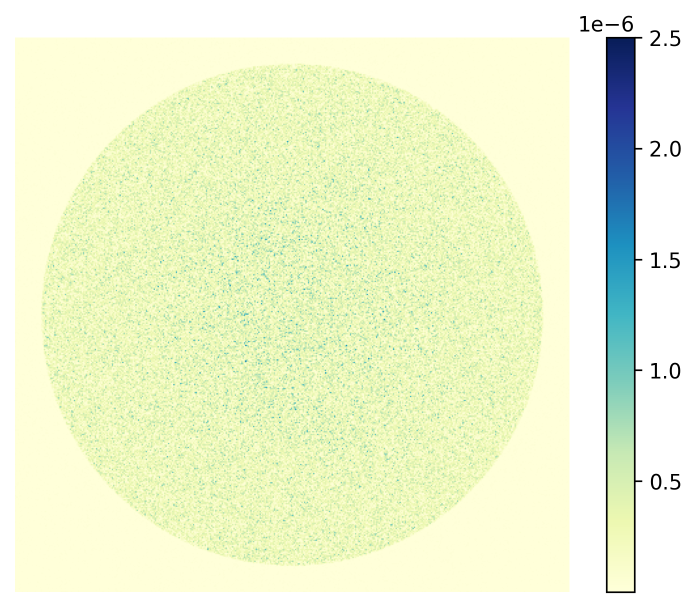
#> input picture FFT_CGH_thesis/SNR_Diff/Ch6/Diff n1_15 n2_25.png, 1394 x 1214 px, given in place of One circle_1024_GS_n1_30,n2_5_nl.png, which was not available (shown at 1/2 size)
$ python IFT_check_circle_CH6.py
#> lines starting #> are read from the running program, lines starting #| are printed output that depends on the picture; pictures that were not available may be replaced by others from this repository, and a replacement may not be noted
# -*- coding: utf-8 -*-
"""
Created on Sat Dec 14 17:55:01 2024

@author: gaosh
"""


import numpy as np
import matplotlib.pyplot as plt
from scipy.fft import fftshift,ifft2
import os

# Read the path of original image.
original_path2="C:/Users/Laboratorio/MakeHologram/FFT_CGH_thesis/SNR_Diff/Ch6/One circle_1024.png"
# Read the path of RGB CGHs.
file_path1 = "C:/Users/Laboratorio/MakeHologram/FFT_CGH_thesis/SNR_Diff/Ch6/One circle_1024_GS_n1_30,n2_5_nl.png"
file_path2 = "C:/Users/Laboratorio/MakeHologram/FFT_CGH_thesis/SNR_Diff/Ch6/One circle_1024_GS_n1_35,n2_5_nl.png"
# Automatically retrieve image names
holo1_name = os.path.basename(file_path1)
holo2_name = os.path.basename(file_path2)
# Read RGB CGHs and original image.
holo1 = plt.imread(file_path1)
#> holo1 is the input picture: shape (1214, 1394, 4) float32; mean R, G, B, A 0.933, 0.968, 0.821, 1
holo2 = plt.imread(file_path2)
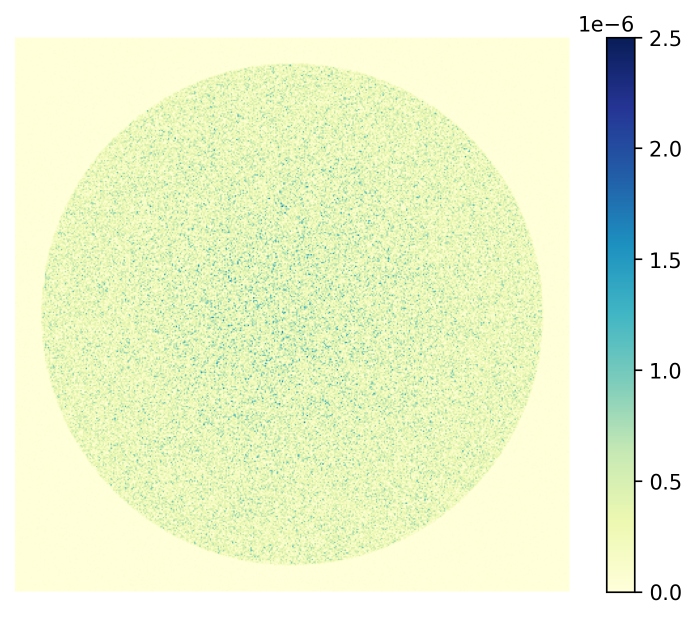
#> input picture FFT_CGH_thesis/SNR_Diff/Ch6/Diff n1_25 n2_15.png, 1394 x 1239 px, given in place of One circle_1024_GS_n1_35,n2_5_nl.png, which was not available (shown at 1/2 size)
#> holo2 is the input picture: shape (1239, 1394, 4) float32; mean R, G, B, A 0.924, 0.964, 0.821, 1
original2=plt.imread(original_path2)
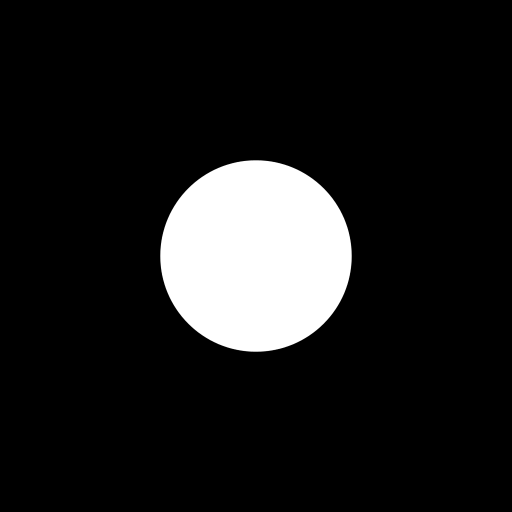
#> input picture FFT_CGH_thesis/SNR_Diff/Ch6/One circle_1024.png, 1024 x 1024 px, found by its file name (shown at 1/2 size)
#> original2 is the input picture: shape (1024, 1024, 4) float32; mean R, G, B, A 0.11, 0.11, 0.11, 1
original2_r=original2[:,:,0]/np.sum(original2[:,:,0])
original2_g=original2[:,:,1]/np.sum(original2[:,:,1])
original2_b=original2[:,:,2]/np.sum(original2[:,:,2])

height=holo1.shape[0]
#> height = 1214
width=holo1.shape[1]
#> width = 1394
# Convert grayscales to angles.
holo1_R_angle=holo1[:,:,0]*2*np.pi
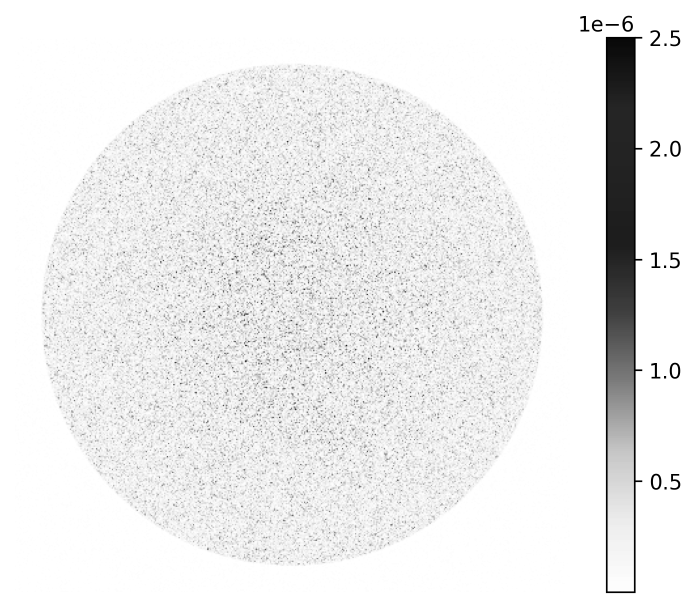
#> holo1_R_angle: shape (1214, 1394) float32 (shown at 1/2 size); min 0, max 6.28, mean 5.86; drawn with min black and max white
holo2_R_angle=holo2[:,:,0]*2*np.pi
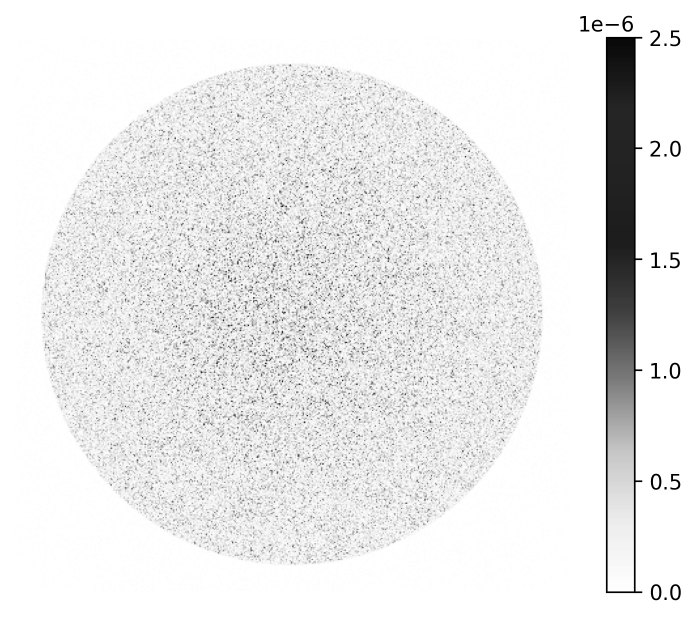
#> holo2_R_angle: shape (1239, 1394) float32 (shown at 1/2 size); min 0, max 6.28, mean 5.8; drawn with min black and max white

holo1_G_angle=holo1[:,:,1]*2*np.pi
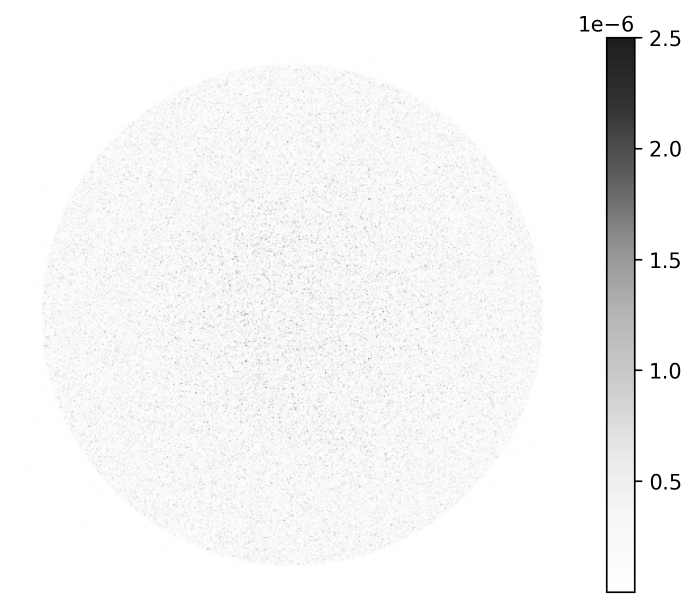
#> holo1_G_angle: shape (1214, 1394) float32 (shown at 1/2 size); min 0, max 6.28, mean 6.06; drawn with min black and max white
holo2_G_angle=holo2[:,:,1]*2*np.pi

holo1_B_angle=holo1[:,:,2]*2*np.pi
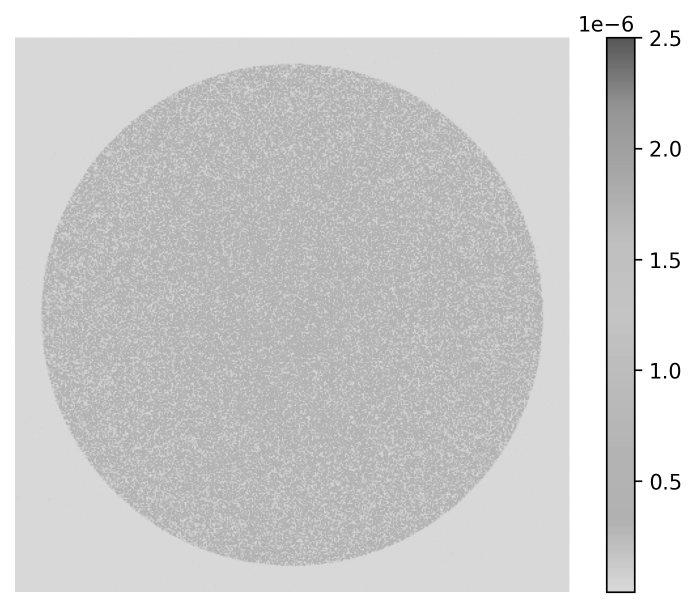
#> holo1_B_angle: shape (1214, 1394) float32 (shown at 1/2 size); min 0, max 6.28, mean 5.15; drawn with min black and max white
holo2_B_angle=holo2[:,:,2]*2*np.pi
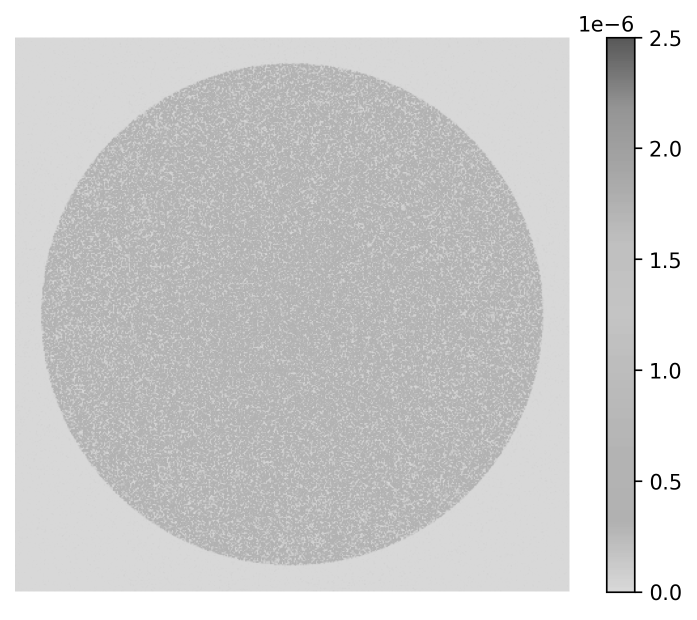
#> holo2_B_angle: shape (1239, 1394) float32 (shown at 1/2 size); min 0, max 6.28, mean 5.15; drawn with min black and max white
# Compute inverse FFT2 of phase holograms to get reconstrutions.
Reconstruction_holo1_r = fftshift(ifft2(np.exp(1j * holo1_R_angle)))
Reconstruction_holo2_r = fftshift(ifft2(np.exp(1j * holo2_R_angle)))

Reconstruction_holo1_g = fftshift(ifft2(np.exp(1j * holo1_G_angle)))
Reconstruction_holo2_g = fftshift(ifft2(np.exp(1j * holo2_G_angle)))

Reconstruction_holo1_b = fftshift(ifft2(np.exp(1j * holo1_B_angle)))
Reconstruction_holo2_b = fftshift(ifft2(np.exp(1j * holo2_B_angle)))

l=560
c_w,c_h=width//2,height//2
#> c_w = 697; c_h = 607
lh,lw=height-2*l,width-2*l # The size of the window.
#> lh = 94; lw = 274

# Calculate SNR and Diff for different RGB CGHs, and save the reconstrutions by defined factor, which is designed for visulizing noise.
def changef(f):
#> called with f = 0.05
    factor=f

    I1_r=np.abs(Reconstruction_holo1_r)**2
    I1_r_normalized = I1_r / np.sum(I1_r)
    I1_g=np.abs(Reconstruction_holo1_g)**2
    I1_g_normalized = I1_g / np.sum(I1_g)
    I1_b=np.abs(Reconstruction_holo1_b)**2
    I1_b_normalized = I1_b / np.sum(I1_b)

    I1_rgb=np.zeros_like(holo1)
    I1_rgb[:, :, 0] = I1_r_normalized/(np.max(I1_r_normalized)*factor)
    I1_rgb[:, :, 1] = I1_g_normalized/(np.max(I1_g_normalized)*factor)
    I1_rgb[:, :, 2] = I1_b_normalized/(np.max(I1_b_normalized)*factor)
    #SNR in the window.
    D1_r_snr=np.sum(I1_r[c_h-lh//2:c_h+lh//2, c_w-lw//2:c_w+lw//2])/(np.sum(I1_r)-np.sum(I1_r[c_h-lh//2:c_h+lh//2, c_w-lw//2:c_w+lw//2]))
#> D1_r_snr = 12.91
    D1_g_snr=np.sum(I1_g[c_h-lh//2:c_h+lh//2, c_w-lw//2:c_w+lw//2])/(np.sum(I1_g)-np.sum(I1_g[c_h-lh//2:c_h+lh//2, c_w-lw//2:c_w+lw//2]))
#> D1_g_snr = 55.12
    D1_b_snr=np.sum(I1_b[c_h-lh//2:c_h+lh//2, c_w-lw//2:c_w+lw//2])/(np.sum(I1_b)-np.sum(I1_b[c_h-lh//2:c_h+lh//2, c_w-lw//2:c_w+lw//2]))
#> D1_b_snr = 28.36
    D1_snr=(D1_r_snr+D1_g_snr+D1_b_snr)/3
#> D1_snr = 32.13

    diff_r1=original2_r[c_h-lh//2:c_h+lh//2, c_w-lw//2:c_w+lw//2]-I1_r_normalized[c_h-lh//2:c_h+lh//2, c_w-lw//2:c_w+lw//2]
    diff_g1=original2_g[c_h-lh//2:c_h+lh//2, c_w-lw//2:c_w+lw//2]-I1_g_normalized[c_h-lh//2:c_h+lh//2, c_w-lw//2:c_w+lw//2]
    diff_b1=original2_b[c_h-lh//2:c_h+lh//2, c_w-lw//2:c_w+lw//2]-I1_b_normalized[c_h-lh//2:c_h+lh//2, c_w-lw//2:c_w+lw//2]
    # Diff in the window with respect to the original.
    D1_r=np.sqrt(np.sum((diff_r1)**2))
#> D1_r = 0.817
    D1_g=np.sqrt(np.sum((diff_g1)**2))
#> D1_g = 0.915
    D1_b=np.sqrt(np.sum((diff_b1)**2))
#> D1_b = 0.59
    D1=(D1_r+D1_g+D1_b)/3
#> D1 = 0.774
    # The same calculations for the second RGB CGHs.
    print(f"For I2 ")
    I2_r=np.abs(Reconstruction_holo2_r)**2
    I2_r_normalized = I2_r / np.sum(I2_r)
    I2_g=np.abs(Reconstruction_holo2_g)**2
    I2_g_normalized = I2_g / np.sum(I2_g)
    I2_b=np.abs(Reconstruction_holo2_b)**2
    I2_b_normalized = I2_b / np.sum(I2_b)

    I2_rgb_o=np.zeros_like(holo1)
#> (the run stopped early here; a loop or call above may not have finished)
